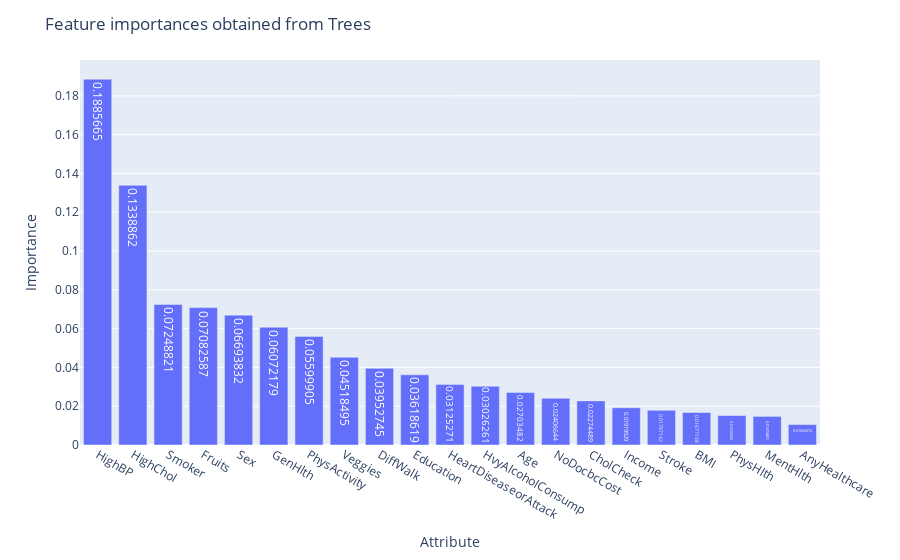

The notebook cell this image was saved under:
### Markdown cell above
From the Above We can see not too much has changed from the file 2 coefff except this time its all inverted kinda. Interestingly the ai doesnt care much at all for HeartDisease, Mental Hlth, Fruites, Education and PhysActivity.

Next Up let me try with a tree model

#### Method 2. Importance From Trees

### Code cell
model = XGBClassifier()
model.fit(X_train_scaled, y_train)
importances = pd.DataFrame(data={
    'Attribute': X_train.columns,
    'Importance': model.feature_importances_
})
importances = importances.sort_values(by='Importance', ascending=False)

fig = px.bar(importances, x="Attribute", y="Importance", text_auto=True)
fig.update_layout(barmode='relative', title_text='Feature importances obtained from Trees')
fig.show()

### Figure 1 — Plotly figure (JSON) as saved in the notebook; plotly's stock layout.template omitted (floating-point values rounded to 4 significant figures)
{"data": [{"alignmentgroup": "True", "hovertemplate": "Attribute=%{x}<br>Importance=%{y}<extra></extra>", "legendgroup": "", "marker": {"color": "#636efa", "pattern": {"shape": ""}}, "name": "", "offsetgroup": "", "orientation": "v", "showlegend": false, "textposition": "auto", "texttemplate": "%{y}", "type": "bar", "x": ["HighBP", "HighChol", "Smoker", "Fruits", "Sex", "GenHlth", "PhysActivity", "Veggies", "DiffWalk", "Education", "HeartDiseaseorAttack", "HvyAlcoholConsump", "Age", "NoDocbcCost", "CholCheck", "Income", "Stroke", "BMI", "PhysHlth", "MentHlth", "AnyHealthcare"], "xaxis": "x", "y": [0.1886, 0.1339, 0.07249, 0.07083, 0.06694, 0.06072, 0.056, 0.04518, 0.03953, 0.03619, 0.03125, 0.03026, 0.02703, 0.02407, 0.02274, 0.0192, 0.01787, 0.01677, 0.0152, 0.01475, 0.01052], "yaxis": "y"}], "layout": {"barmode": "relative", "legend": {"tracegroupgap": 0}, "margin": {"t": 60}, "title": {"text": "Feature importances obtained from Trees"}, "xaxis": {"anchor": "y", "domain": [0, 1], "title": {"text": "Attribute"}}, "yaxis": {"anchor": "x", "domain": [0, 1], "title": {"text": "Importance"}}}}
